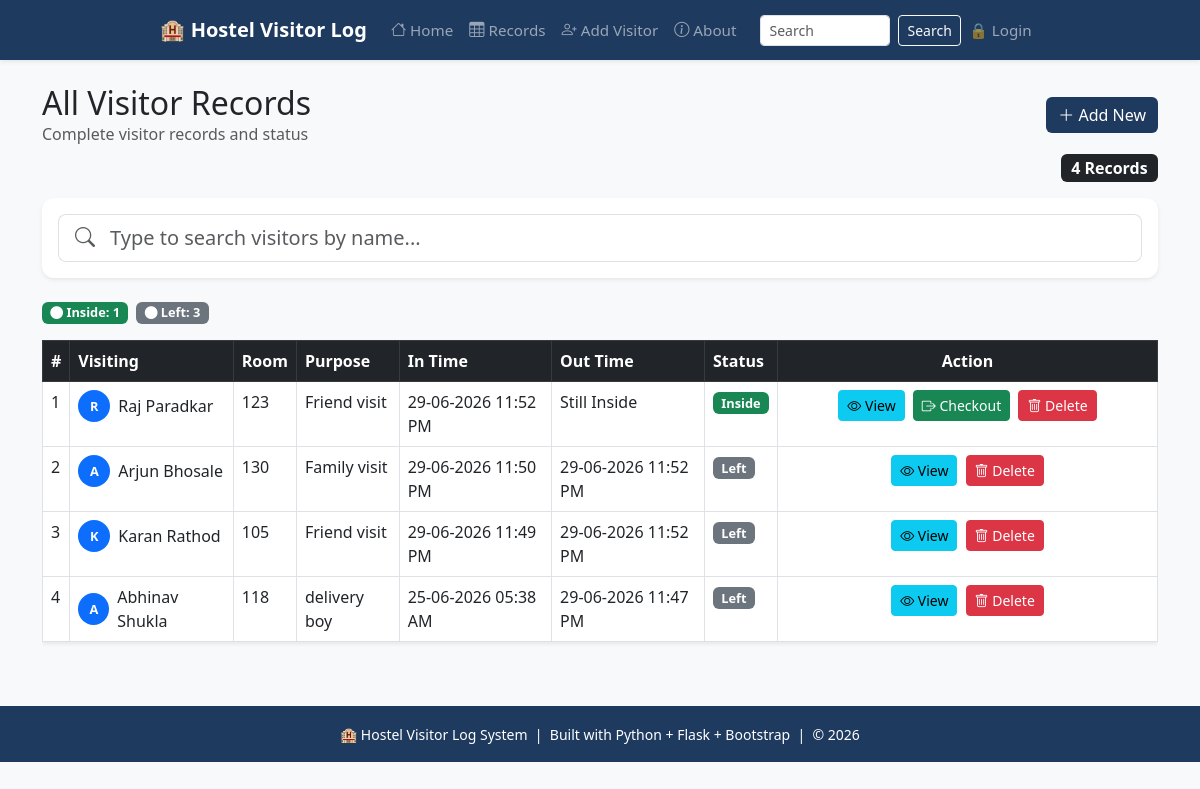
Page /records on the committed database.
### tables this page shows
CREATE TABLE visitors (
            id INTEGER PRIMARY KEY AUTOINCREMENT,
            visitor_name TEXT NOT NULL,
            student_name TEXT NOT NULL,
            room_number TEXT NOT NULL,
            purpose TEXT NOT NULL,
            in_time TEXT NOT NULL,
            out_time TEXT NOT NULL DEFAULT 'Still Inside',
            status TEXT DEFAULT 'Inside'
        );

### app.py (the view)
@app.route('/records')
def records():
    room = request.args.get('room')
    status = request.args.get('status')
    q = request.args.get('q')
    conn = get_db()
    query = "SELECT * FROM visitors WHERE 1=1"
    params = []
    if room:
        query += " AND room_number = ?"
        params.append(room)
    if status:
        query += " AND status = ?"
        params.append(status)
    if q:
        query += " AND visitor_name LIKE ?"
        params.append(f"%{q}%")
    query += " ORDER BY id DESC"
    visitors = conn.execute(query, params).fetchall()
    conn.close()
    return render_template('records.html', visitors=visitors)

### app.py (called while the page is built)
def get_db():
    conn = sqlite3.connect('database.db')
    conn.row_factory = sqlite3.Row
    return conn

@app.context_processor
def inject_user():
    return dict(current_user=session.get('username'))

### templates/records.html (shortened to what this page needs)
{% extends 'base.html' %}
{% block content %}
<div class="d-flex justify-content-between align-items-center mb-2">
    <div>
        <h2 class="mb-0">All Visitor Records</h2>
        <p class="text-muted mb-0">Complete visitor records and status</p>
    </div>
    <a href="{{ url_for('add_visitor') }}" class="btn btn-brand">
        <i class="bi bi-plus-lg"></i> Add New
    </a>
</div>
<div class="d-flex justify-content-end mb-3">
    <span class="badge bg-dark fs-6" id="recordBadge">0 Records</span>
</div>
<div class="card shadow-sm mb-4">
    <div class="card-body">
        <div class="input-group input-group-lg">
            <span class="input-group-text bg-white border-end-0">
                <i class="bi bi-search text-muted"></i>
            </span>
            <input type="text" id="recordSearch" class="form-control border-start-0 ps-0"
                   placeholder="Type to search visitors by name...">
        </div>
    </div>
</div>
<div class="d-flex gap-2 mb-3" id="statusBadges">
</div>
<div class="table-responsive">
    <table class="table table-hover table-bordered shadow-sm">
        <thead class="table-dark">
            <tr>
                <th>#</th>
                <th>Visiting</th>
                <th>Room</th>
                <th>Purpose</th>
                <th>In Time</th>
                <th>Out Time</th>
                <th>Status</th>
                <th width="380px" class="text-center">Action</th>
            </tr>
        </thead>
        <tbody id="tableBody">
            {% for visitor in visitors %}
            <tr data-status="{{ visitor.status }}">
                <td>{{ loop.index }}</td>
                <td class="visitor-name">
                    <div class="d-flex align-items-center">
                        <span class="badge rounded-circle bg-primary me-2" style="width:32px;height:32px;line-height:24px;">
                            {{ visitor.visitor_name[0] }}
                        </span>
                        {{ visitor.visitor_name }}
                    </div>
                </td>
                <td>{{ visitor.room_number }}</td>
                <td>{{ visitor.purpose }}</td>
                <td>{{ visitor.in_time }}</td>
                <td>{{ visitor.out_time or 'Still Inside' }}</td>
                <td>
                    <span class="badge {% if visitor.status == 'Inside' %}bg-success{% else %}bg-secondary{% endif %}">
                        {{ visitor.status }}
                    </span>
                </td>
                <td class="text-center" style="white-space: nowrap;">
                    <a href="{{ url_for('details', id=visitor.id) }}"
                       class="btn btn-sm btn-info me-1">
                        <i class="bi bi-eye"></i> View
                    </a>
                    {% if visitor.status == 'Inside' %}
                    <form action="{{ url_for('checkout_visitor', id=visitor.id) }}" method="POST" style="display:inline;">
                        <button type="submit" class="btn btn-sm btn-success me-1"
                                onclick="return confirm('Checkout {{ visitor.visitor_name }}?')">
                            <i class="bi bi-box-arrow-right"></i> Checkout
                        </button>
                    </form>
                    {% endif %}
                    <form action="{{ url_for('delete_visitor', id=visitor.id) }}" method="POST" style="display:inline;">
                        <button type="submit" class="btn btn-sm btn-danger"
                                onclick="return confirm('Delete {{ visitor.visitor_name }}? This cannot be undone.')">
                            <i class="bi bi-trash"></i> Delete
                        </button>
                    </form>
                </td>
            </tr>
            {% endfor %}
        </tbody>
    </table>
</div>
{% endblock %}

### templates/base.html (style rules this page uses)
:root { --brand: #1e3a5f; }
body { background-color: #f8f9fa; }
.btn-brand { background-color: var(--brand); color: white; border: none; }
.card { border: none; border-radius: 12px; box-shadow: 0 2px 8px rgba(0,0,0,0.08); transition: transform 0.2s, box-shadow 0.2s; }
.badge { font-size: 0.8rem; }

### rows in the picture
visitors: visitor_name "R", visitor_name "Raj Paradkar", room_number "123", purpose "Friend visit", in_time "29-06-2026 11:52 PM", out_time "Still Inside", status "Inside"
visitors: visitor_name "A", visitor_name "Arjun Bhosale", room_number "130", purpose "Family visit", in_time "29-06-2026 11:50 PM", out_time "29-06-2026 11:52 PM", status "Left"
visitors: visitor_name "K", visitor_name "Karan Rathod", room_number "105", purpose "Friend visit", in_time "29-06-2026 11:49 PM", out_time "29-06-2026 11:52 PM", status "Left"
visitors: visitor_name "A", visitor_name "Abhinav Shukla", room_number "118", purpose "delivery boy", in_time "25-06-2026 05:38 AM", out_time "29-06-2026 11:47 PM", status "Left"
